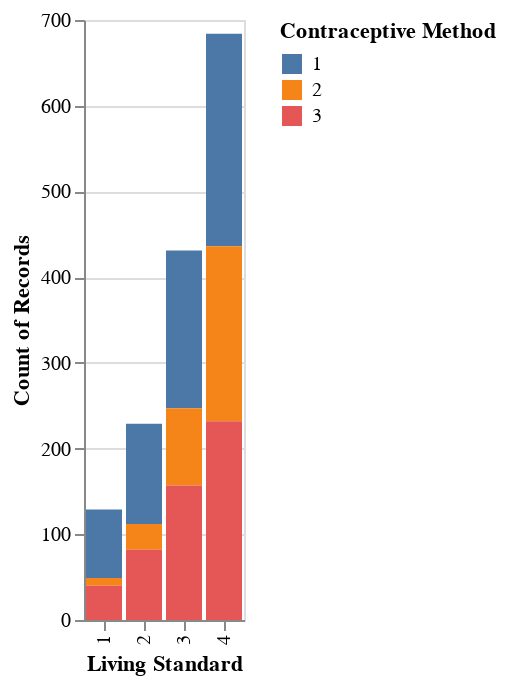

Notebook cell for this chart:
### Code cell
alt.Chart(df).mark_bar().encode(
    x='Living Standard:N',
    y='count()',
    color='Contraceptive Method:N'
    
).properties(width=80)

### Figure 1 — Vega-Lite specification as saved in the notebook (floating-point values rounded to 4 significant figures; data arrays with more than 128 entries replaced by an {"elided": "..."} marker saying what was removed)
{"config": {"view": {"continuousWidth": 400, "continuousHeight": 300}}, "data": {"name": "data-c23fabc56d472ed0776e4b0999b29678"}, "mark": "bar", "encoding": {"color": {"field": "Contraceptive Method", "type": "nominal"}, "x": {"field": "Living Standard", "type": "nominal"}, "y": {"aggregate": "count", "type": "quantitative"}}, "width": 80, "$schema": "https://vega.github.io/schema/vega-lite/v4.17.0.json", "datasets": {"data-c23fabc56d472ed0776e4b0999b29678": {"elided": "1473 records"}}}
